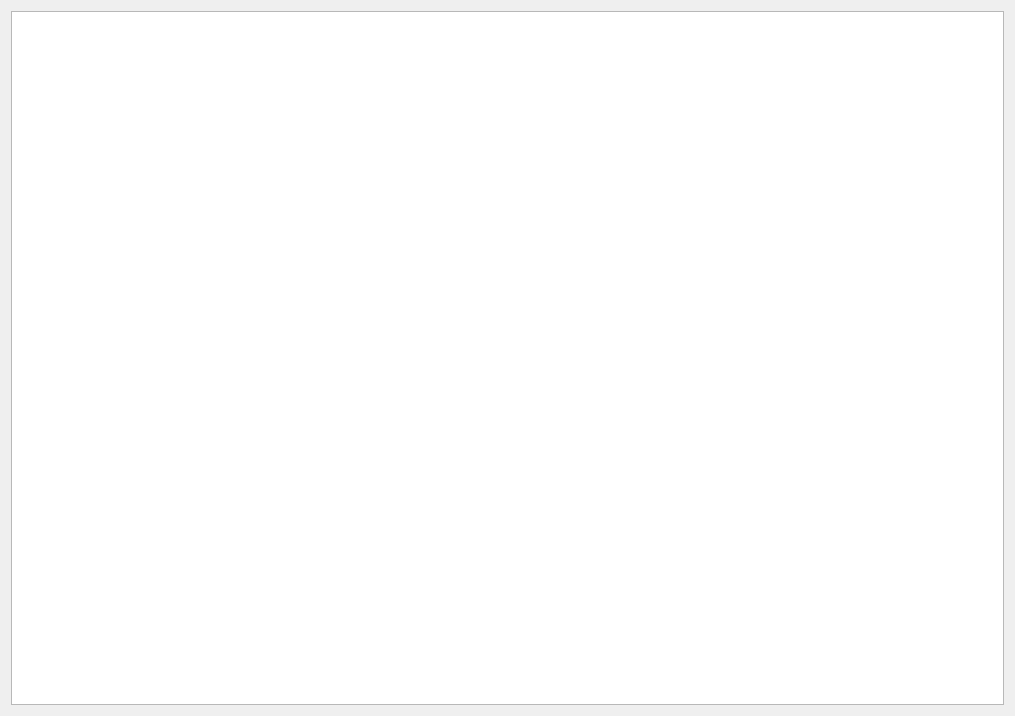
<?xml version="1.0" encoding="UTF-8"?>
<ui version="4.0">
 <class>Widget</class>
 <widget class="QWidget" name="Widget">
  <property name="geometry">
   <rect>
    <x>0</x>
    <y>0</y>
    <width>1015</width>
    <height>716</height>
   </rect>
  </property>
  <property name="windowTitle">
   <string>Widget</string>
  </property>
  <layout class="QVBoxLayout" name="verticalLayout">
   <item>
    <widget class="QGraphicsView" name="graphicsView"/>
   </item>
  </layout>
 </widget>
 <resources/>
 <connections/>
</ui>
